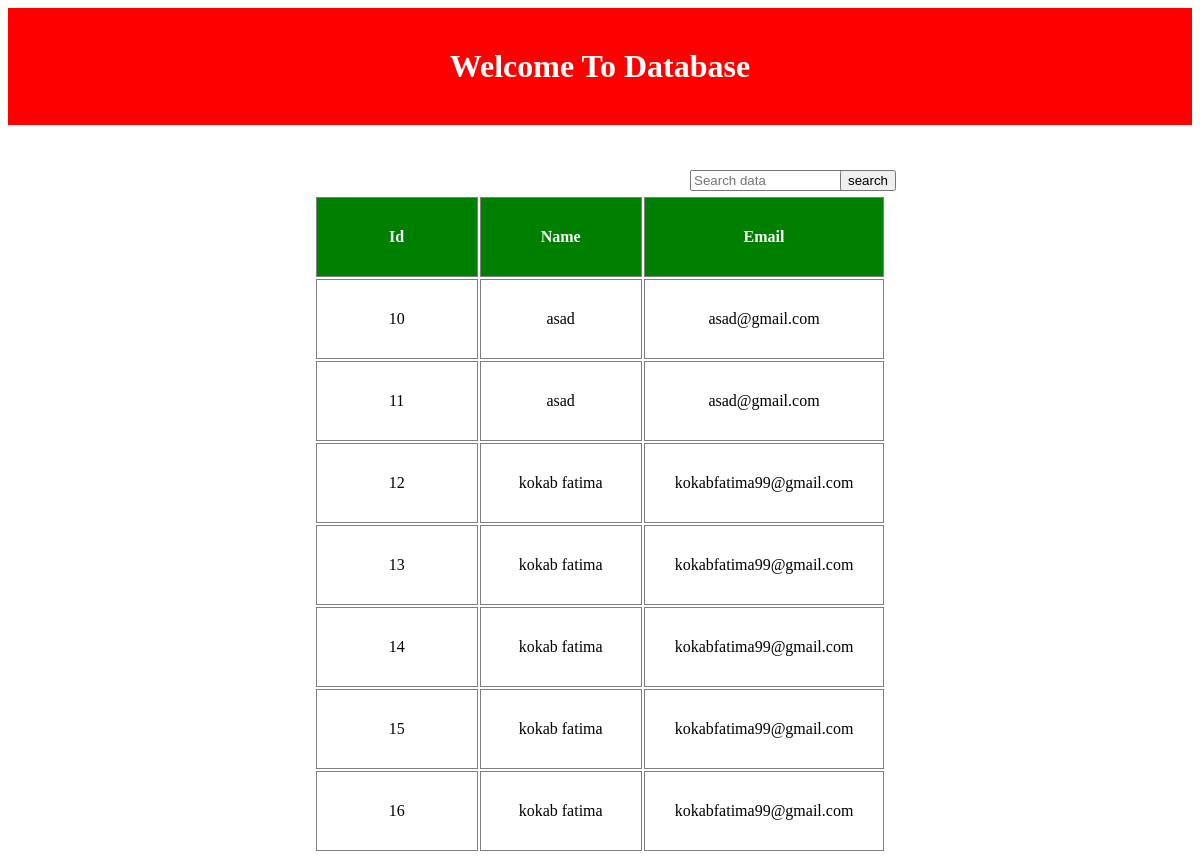
Screenshot of /process.php with the database file from the repository.
### tables this page shows
CREATE TABLE `info` (
  `id` int(11) NOT NULL,
  `name` varchar(191) NOT NULL,
  `email` varchar(191) NOT NULL
);

### process.php (the view, shortened to what this page needs)
<h1
style="text-align:center; background-color:red; color:white; padding:40px;"
><?php echo "Welcome To Database"; ?></h1>
<!DOCTYPE html>
<html lang="en">
<head>
</head>
<body>
<form method="POST">
  <input class="search" type="text" name="search" placeholder="Search data">
  <input type="submit" name="submit" value="search">
</form> <?php
if(isset($_POST['search'])) {
    $search = $_POST['search'];
    $query = "SELECT * FROM `info` WHERE CONCAT(`name`) || email LIKE '%$search%'";
    $search_result = filterTable($query);
}
else {
    $query = "SELECT * FROM `info`";
    $search_result = filterTable($query);
}
function filterTable($query) {
    $conn = mysqli_connect("localhost", "root", "", "users");
    $filter_Result = mysqli_query($conn, $query);
    return $filter_Result;
} ?>
<table>
  <tr>
    <th>Id</th>
    <th>Name</th>
    <th>Email</th>
  </tr> <?php
while($row = mysqli_fetch_array($search_result)) {?>
  <tr>
    <td><?php echo $row['id'];?></td>
    <td><?php echo $row['name'];?></td>
    <td><?php echo $row['email'];?></td>
  </tr> <?php
} ?>
</table>
</body>
</html>

### process.php (style rules this page uses)
th,td { border: 1px solid grey; padding:30px; width:100px; text-align:center; }
th { background-color:green; color:white; }
table { margin:auto; margin-top:70px; }
body > form > input.search { position:absolute; left:690px; top:170px; }
body > form > input[type=submit]:nth-child(2) { position:absolute; left:840px; top:170px; }

### rows the page displays
info: id "10", name "asad", email "asad@gmail.com"
info: id "11", name "asad", email "asad@gmail.com"
info: id "12", name "kokab fatima", email "kokabfatima99@gmail.com"
info: id "13", name "kokab fatima", email "kokabfatima99@gmail.com"
info: id "14", name "kokab fatima", email "kokabfatima99@gmail.com"
info: id "15", name "kokab fatima", email "kokabfatima99@gmail.com"
info: id "16", name "kokab fatima", email "kokabfatima99@gmail.com"
